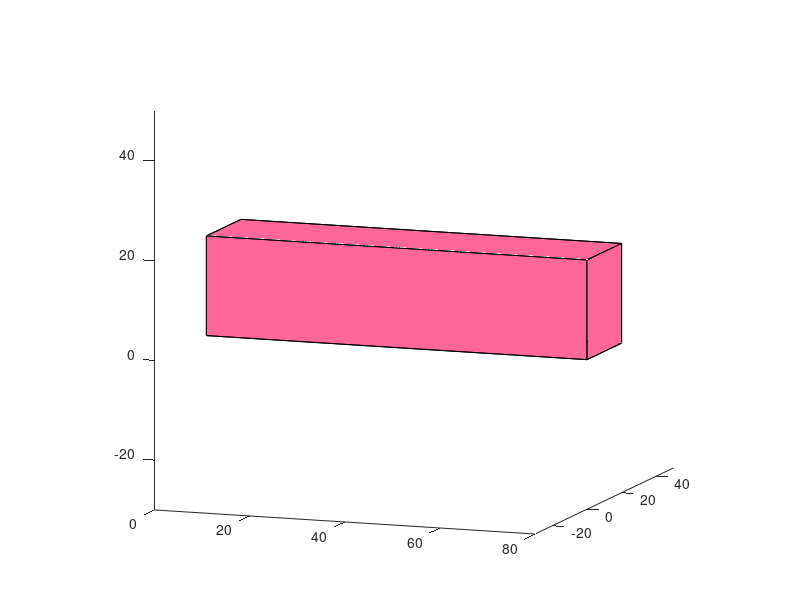

Write the MATLAB code that produced this figure.

function plot_3d_cube(varargin) %%theta in radian

H=[0 ,80 ,0 ,80 ,0 ,80 ,0 ,80; 0 ,0 ,20 ,20 ,0 ,0 ,20 ,20; 0 ,0 ,0 ,0 ,20 ,20 ,20 , 20]; %Vertices of the cube
S=[1 2 4 3; 1 2 6 5; 1 3 7 5; 3 4 8 7; 2 4 8 6; 5 6 8 7]; %Surfaces of the cube
figure(1)
hold on
H1 = zeros(size(S,1),4) ;
H2 = zeros(size(S,1),4) ;
H3 = zeros(size(S,1),4) ;
for i=1:size(S,1)    
    Si=S(i,:); 
   fill3(H(1,Si),H(2,Si),H(3,Si),[1,0.4,0.6],'facealpha',1)
end
axis equal, axis on, hold off, view(20,10)
end 
% %% Rotation along x, y and z axes
% if ~exist('theta','var')
%   th = linspace(0,2*pi,10) ; 
% else
%   th = linspace(0,theta,10) ; %Specify the range of theta upto which rotation needs to be done
% end
% hold off
% figure(2)
% 
% for i = 1:length(th)
%     Rx = [1 0 0 ; 0 cos(th(i)) -sin(th(i)) ; 0 sin(th(i)) cos(th(i))] ; %rotation matrix for rotation along x-axis
%     Ry = [cos(th(i)) 0 sin(th(i)) ; 0 1 0 ; -sin(th(i)) 0 cos(th(i))] ; %rotation matrix for rotation along y-axis
%     Rz = [cos(th(i)) -sin(th(i)) 0 ; sin(th(i)) cos(th(i)) 0 ; 0 0 1];  %rotation matrix for rotation along z-axis
%     %% Rotae the vertices 
%     H1 = zeros(size(H)) ;
%     for j = 1:size(H,2)
%         H1(:,j) = Rx*H(:,j) ;       %make changes to rotate the particular axis
%     end
%     for k=1:size(S,1)    
%         Si=S(k,:); 
%         fill3(H1(1,Si),H1(2,Si),H1(3,Si),'g','facealpha',0.6)
%         hold on
%     end
%     drawnow
%     pause(1)
%     hold off
% end
% 
% end
